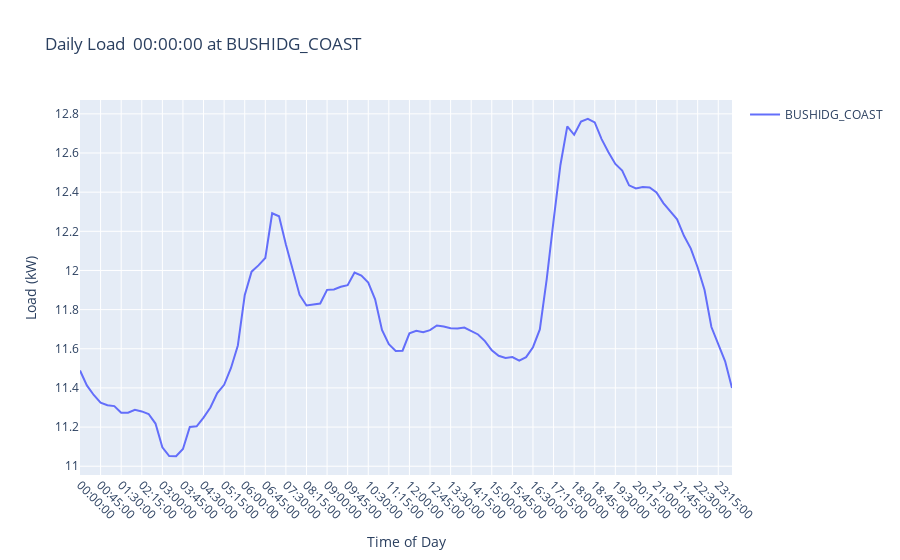

The code cell stored with this chart in its notebook:
### Code cell
single_profile = sorted_load.iloc[0].loc[load_columns]
print(single_profile)
Station = str(sorted_load.iloc[0].loc["Station"])
date_value = str(sorted_load.iloc[0].loc["Date"])[:-9]
fig = go.Figure()
fig.add_trace(go.Scatter(x = single_profile.index, y = single_profile.values, name = Station))

fig.update_layout(title = f"Daily Load {date_value} at {Station}", showlegend=True)
fig.update_xaxes(tickangle=45, title_text="Time of Day")
fig.update_yaxes(title_text="Load (kW)")
fig.show()

### Figure 1 — Plotly figure (JSON) as saved in the notebook; plotly's stock layout.template omitted (floating-point values rounded to 4 significant figures)
{"data": [{"name": "BUSHIDG_COAST", "type": "scatter", "x": ["00:00:00", "00:15:00", "00:30:00", "00:45:00", "01:00:00", "01:15:00", "01:30:00", "01:45:00", "02:00:00", "02:15:00", "02:30:00", "02:45:00", "03:00:00", "03:15:00", "03:30:00", "03:45:00", "04:00:00", "04:15:00", "04:30:00", "04:45:00", "05:00:00", "05:15:00", "05:30:00", "05:45:00", "06:00:00", "06:15:00", "06:30:00", "06:45:00", "07:00:00", "07:15:00", "07:30:00", "07:45:00", "08:00:00", "08:15:00", "08:30:00", "08:45:00", "09:00:00", "09:15:00", "09:30:00", "09:45:00", "10:00:00", "10:15:00", "10:30:00", "10:45:00", "11:00:00", "11:15:00", "11:30:00", "11:45:00", "12:00:00", "12:15:00", "12:30:00", "12:45:00", "13:00:00", "13:15:00", "13:30:00", "13:45:00", "14:00:00", "14:15:00", "14:30:00", "14:45:00", "15:00:00", "15:15:00", "15:30:00", "15:45:00", "16:00:00", "16:15:00", "16:30:00", "16:45:00", "17:00:00", "17:15:00", "17:30:00", "17:45:00", "18:00:00", "18:15:00", "18:30:00", "18:45:00", "19:00:00", "19:15:00", "19:30:00", "19:45:00", "20:00:00", "20:15:00", "20:30:00", "20:45:00", "21:00:00", "21:15:00", "21:30:00", "21:45:00", "22:00:00", "22:15:00", "22:30:00", "22:45:00", "23:00:00", "23:15:00", "23:30:00", "23:45:00"], "y": [11.49, 11.41, 11.36, 11.32, 11.31, 11.31, 11.27, 11.27, 11.29, 11.28, 11.27, 11.22, 11.1, 11.05, 11.05, 11.09, 11.2, 11.2, 11.25, 11.3, 11.37, 11.42, 11.5, 11.62, 11.87, 11.99, 12.03, 12.06, 12.29, 12.28, 12.13, 12, 11.88, 11.82, 11.83, 11.83, 11.9, 11.9, 11.92, 11.93, 11.99, 11.97, 11.94, 11.85, 11.7, 11.62, 11.59, 11.59, 11.68, 11.69, 11.69, 11.7, 11.72, 11.71, 11.71, 11.7, 11.71, 11.69, 11.67, 11.64, 11.59, 11.56, 11.55, 11.56, 11.54, 11.56, 11.61, 11.7, 11.95, 12.26, 12.54, 12.74, 12.69, 12.76, 12.78, 12.76, 12.67, 12.6, 12.54, 12.51, 12.44, 12.42, 12.43, 12.42, 12.4, 12.34, 12.3, 12.26, 12.18, 12.11, 12.02, 11.9, 11.71, 11.62, 11.54, 11.4]}], "layout": {"showlegend": true, "title": {"text": "Daily Load  00:00:00 at BUSHIDG_COAST"}, "xaxis": {"tickangle": 45, "title": {"text": "Time of Day"}}, "yaxis": {"title": {"text": "Load (kW)"}}}}
